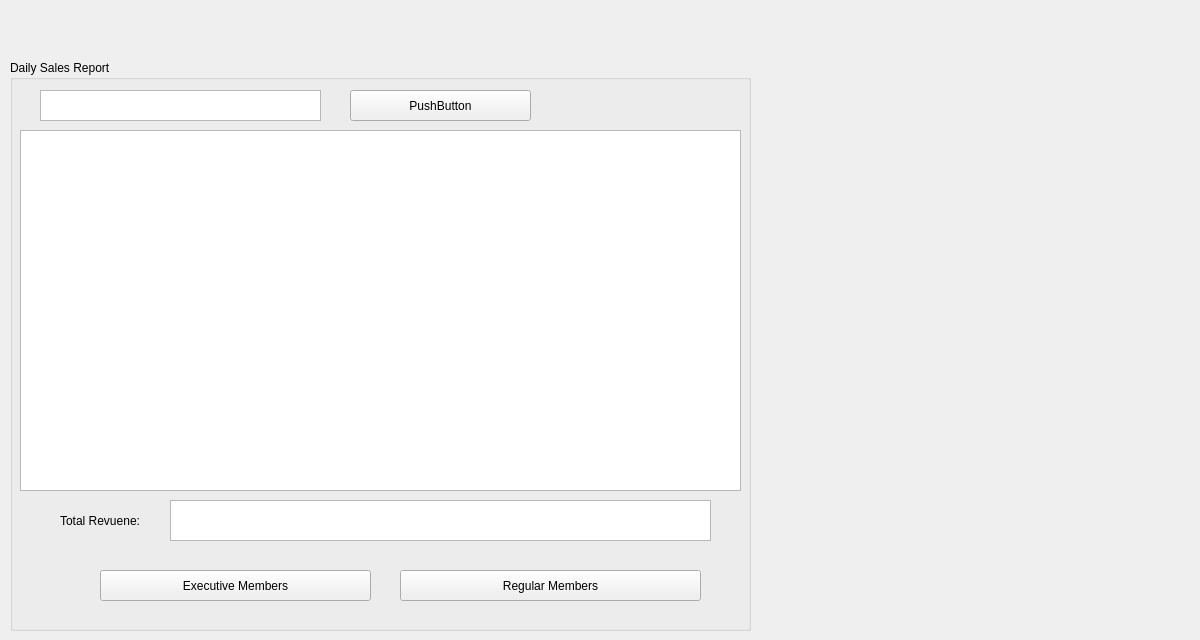
<?xml version="1.0" encoding="UTF-8"?>
<ui version="4.0">
 <class>managerInventory</class>
 <widget class="QWidget" name="managerInventory">
  <property name="geometry">
   <rect>
    <x>0</x>
    <y>0</y>
    <width>1200</width>
    <height>640</height>
   </rect>
  </property>
  <property name="sizePolicy">
   <sizepolicy hsizetype="Fixed" vsizetype="Fixed">
    <horstretch>0</horstretch>
    <verstretch>0</verstretch>
   </sizepolicy>
  </property>
  <property name="minimumSize">
   <size>
    <width>1200</width>
    <height>640</height>
   </size>
  </property>
  <property name="maximumSize">
   <size>
    <width>1200</width>
    <height>640</height>
   </size>
  </property>
  <property name="windowTitle">
   <string>Form</string>
  </property>
  <widget class="QLabel" name="label">
   <property name="geometry">
    <rect>
     <x>150</x>
     <y>210</y>
     <width>391</width>
     <height>191</height>
    </rect>
   </property>
   <property name="text">
    <string>Manager Inventory Widget</string>
   </property>
  </widget>
  <widget class="QGroupBox" name="groupBox">
   <property name="geometry">
    <rect>
     <x>10</x>
     <y>60</y>
     <width>741</width>
     <height>571</height>
    </rect>
   </property>
   <property name="title">
    <string>Daily Sales Report</string>
   </property>
   <widget class="QPushButton" name="pushButton">
    <property name="geometry">
     <rect>
      <x>90</x>
      <y>510</y>
      <width>271</width>
      <height>31</height>
     </rect>
    </property>
    <property name="text">
     <string>Executive Members</string>
    </property>
   </widget>
   <widget class="QTableView" name="salesReportTableView">
    <property name="geometry">
     <rect>
      <x>10</x>
      <y>70</y>
      <width>721</width>
      <height>361</height>
     </rect>
    </property>
   </widget>
   <widget class="QPushButton" name="pushButton_2">
    <property name="geometry">
     <rect>
      <x>390</x>
      <y>510</y>
      <width>301</width>
      <height>31</height>
     </rect>
    </property>
    <property name="text">
     <string>Regular Members</string>
    </property>
   </widget>
   <widget class="QPushButton" name="pushButton_3">
    <property name="geometry">
     <rect>
      <x>340</x>
      <y>30</y>
      <width>181</width>
      <height>31</height>
     </rect>
    </property>
    <property name="text">
     <string>PushButton</string>
    </property>
   </widget>
   <widget class="QTextEdit" name="textEdit">
    <property name="geometry">
     <rect>
      <x>30</x>
      <y>30</y>
      <width>281</width>
      <height>31</height>
     </rect>
    </property>
   </widget>
   <widget class="QLabel" name="label_2">
    <property name="geometry">
     <rect>
      <x>50</x>
      <y>450</y>
      <width>111</width>
      <height>21</height>
     </rect>
    </property>
    <property name="text">
     <string>Total Revuene: </string>
    </property>
   </widget>
   <widget class="QTableView" name="tableView">
    <property name="geometry">
     <rect>
      <x>160</x>
      <y>440</y>
      <width>541</width>
      <height>41</height>
     </rect>
    </property>
   </widget>
  </widget>
 </widget>
 <resources/>
 <connections/>
</ui>
